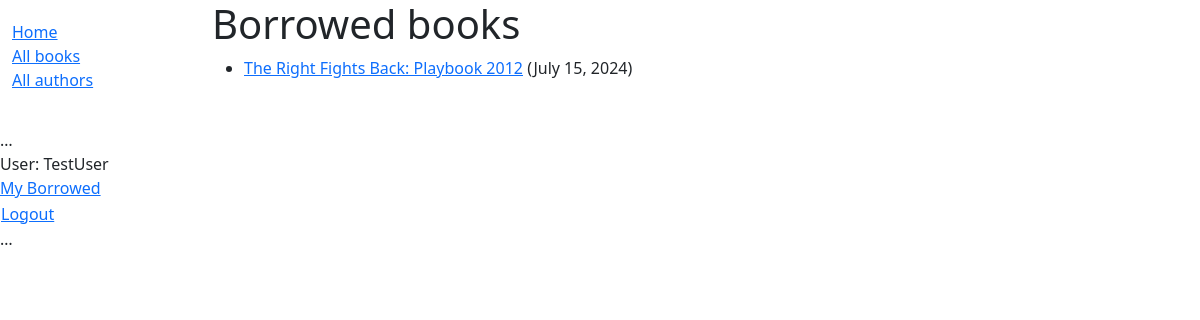
/catalog/mybooks/ (signed in), run on the app's committed database.
### catalog/models.py (models this page shows, shortened)
class BookInstance(models.Model):
    class Meta:
        permissions = (("can_mark_returned", "Set book as returned"),)
    id = models.UUIDField(primary_key=True, default=uuid.uuid4,
         help_text="Unique ID for this particular book across whole library")
    book = models.ForeignKey('Book',
         on_delete=models.RESTRICT, null=True)
    imprint = models.CharField(max_length=200)
    due_back = models.DateField(null=True,
         blank=True)
    LOAN_STATUS = (
        ('m', 'Maintenance'),
        ('o', 'On loan'),
        ('a', 'Available'),
        ('r', 'Reserved'),
    )
    status = models.CharField(
        max_length=1,
        choices=LOAN_STATUS,
        blank=True,
        default='m',
        help_text='Book availability',
    )
    borrower = models.ForeignKey(settings.AUTH_USER_MODEL, on_delete=models.SET_NULL, null=True, blank=True)
    @property
    def is_overdue(self):
     return bool(self.due_back and date.today() > self.due_back)
    class Meta:
        ordering = ['due_back']

class Book(models.Model):
    title = models.CharField(max_length=200)
    author = models.ForeignKey('Author',
        on_delete=models.RESTRICT,
        null=True)
    summary = models.TextField(
        max_length=1000,
        help_text="Enter a brief description of the book")
    isbn = models.CharField('ISBN', max_length=13,
         unique=True,
         help_text='13 Character <a href="https://www.isbn-international.org/content/what-isbn'
                                      '">ISBN number</a>')
    genre = models.ManyToManyField(
        Genre, help_text="Select a genre for this book")
    def display_genre(self):
        return ', '.join(genre.name for genre in self.genre.all()[:3])
    display_genre.short_description = 'Genre'

### catalog/views.py (the view)
# urls.py: path('mybooks/', views.LoanedBooksByUserListView.as_view(), name='my-borrowed'),
class LoanedBooksByUserListView(LoginRequiredMixin,generic.ListView):
    model = BookInstance
    template_name = 'catalog/bookinstance_list_borrowed_user.html'
    paginate_by = 10
    def get_queryset(self):
        return (
            BookInstance.objects.filter(borrower=self.request.user)
            .filter(status__exact='o')
            .order_by('due_back')
        )

### catalog/templates/catalog/bookinstance_list_borrowed_user.html
{% extends "base_generic.html" %}
{% block content %}
    <h1>Borrowed books</h1>
    {% if bookinstance_list %}
    <ul>
      {% for bookinst in bookinstance_list %}
      <li class="{% if bookinst.is_overdue %}text-danger{% endif %}">
        <a href="{% url 'book-detail' bookinst.book.pk %}">{{ bookinst.book.title }}</a> ({{ bookinst.due_back }})
      </li>
      {% endfor %}
    </ul>
    {% else %}
      <p>There are no books borrowed.</p>
    {% endif %}
{% endblock %}

### catalog/templates/base_generic.html (shortened to what this page needs)
<!DOCTYPE html>
<html lang="en">
  <head>
    <link href="https://cdn.jsdelivr.net/npm/bootstrap@5.3.3/dist/css/bootstrap.min.css"
      rel="stylesheet"
>
    {% load static %}
    <link rel="stylesheet" href="{% static 'css/styles.css' %}" />
  </head>
  <body>
    <div class="container-fluid">
      <div class="row">
        <div class="col-sm-2">
          {% block sidebar %}
            <ul class="sidebar-nav">
              <li><a href="{% url 'index' %}">Home</a></li>
              <li><a href="{% url 'books' %}">All books</a></li>
              <li><a href="{% url 'authors' %}">All authors</a></li>
            </ul>
          {% endblock %}
        </div>
        <div class="col-sm-10 ">{% block content %}{% endblock %}</div>
  <ul class="sidebar-nav">
    …
   {% if user.is_authenticated %}
     <li>User: {{ user.get_username }}</li>
     <li><a href="{% url 'my-borrowed' %}">My Borrowed</a></li>
     <li>
       <form id="logout-form" method="post" action="{% url 'logout' %}">
         <button type="submit" class="btn btn-link">Logout</button>
       </form>
     </li>
   {% else %}
     <li><a href="{% url 'login' %}?next={{ request.path }}">Login</a></li>
   {% endif %}
    …
  </ul>
      </div>
    </div>
  </body>
</html>

### catalog/static/css/styles.css (style rules this page uses)
.sidebar-nav { margin-top: 20px; padding: 0; list-style: none; }
#logout-form { display: inline; }
#logout-form button { padding: 0; margin: 0; }

### data on the page
BookInstance: book "The Right Fights Back: Playbook 2012", due_back "July 15, 2024"

### other printed values
{{ user.get_username }} "TestUser"
